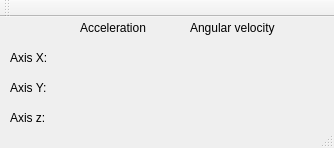
<?xml version="1.0" encoding="UTF-8"?>
<ui version="4.0">
 <class>mpucalib</class>
 <widget class="QMainWindow" name="mpucalib">
  <property name="geometry">
   <rect>
    <x>0</x>
    <y>0</y>
    <width>334</width>
    <height>148</height>
   </rect>
  </property>
  <property name="windowTitle">
   <string>mpucalib</string>
  </property>
  <widget class="QWidget" name="centralWidget">
   <widget class="QLabel" name="infoaxisX">
    <property name="geometry">
     <rect>
      <x>10</x>
      <y>30</y>
      <width>65</width>
      <height>21</height>
     </rect>
    </property>
    <property name="text">
     <string>Axis X:</string>
    </property>
   </widget>
   <widget class="QLabel" name="infoaxisY">
    <property name="geometry">
     <rect>
      <x>10</x>
      <y>60</y>
      <width>65</width>
      <height>21</height>
     </rect>
    </property>
    <property name="text">
     <string>Axis Y:</string>
    </property>
   </widget>
   <widget class="QLabel" name="infoaxisz">
    <property name="geometry">
     <rect>
      <x>10</x>
      <y>90</y>
      <width>65</width>
      <height>21</height>
     </rect>
    </property>
    <property name="text">
     <string>Axis z:</string>
    </property>
   </widget>
   <widget class="QLabel" name="label_accel">
    <property name="geometry">
     <rect>
      <x>80</x>
      <y>0</y>
      <width>81</width>
      <height>21</height>
     </rect>
    </property>
    <property name="text">
     <string>Acceleration</string>
    </property>
   </widget>
   <widget class="QLabel" name="label_accel_2">
    <property name="geometry">
     <rect>
      <x>190</x>
      <y>0</y>
      <width>111</width>
      <height>21</height>
     </rect>
    </property>
    <property name="text">
     <string>Angular velocity</string>
    </property>
   </widget>
  </widget>
  <widget class="QMenuBar" name="menuBar">
   <property name="geometry">
    <rect>
     <x>0</x>
     <y>0</y>
     <width>334</width>
     <height>27</height>
    </rect>
   </property>
  </widget>
  <widget class="QToolBar" name="mainToolBar">
   <attribute name="toolBarArea">
    <enum>TopToolBarArea</enum>
   </attribute>
   <attribute name="toolBarBreak">
    <bool>false</bool>
   </attribute>
  </widget>
  <widget class="QStatusBar" name="statusBar"/>
 </widget>
 <layoutdefault spacing="6" margin="11"/>
 <resources/>
 <connections/>
</ui>
